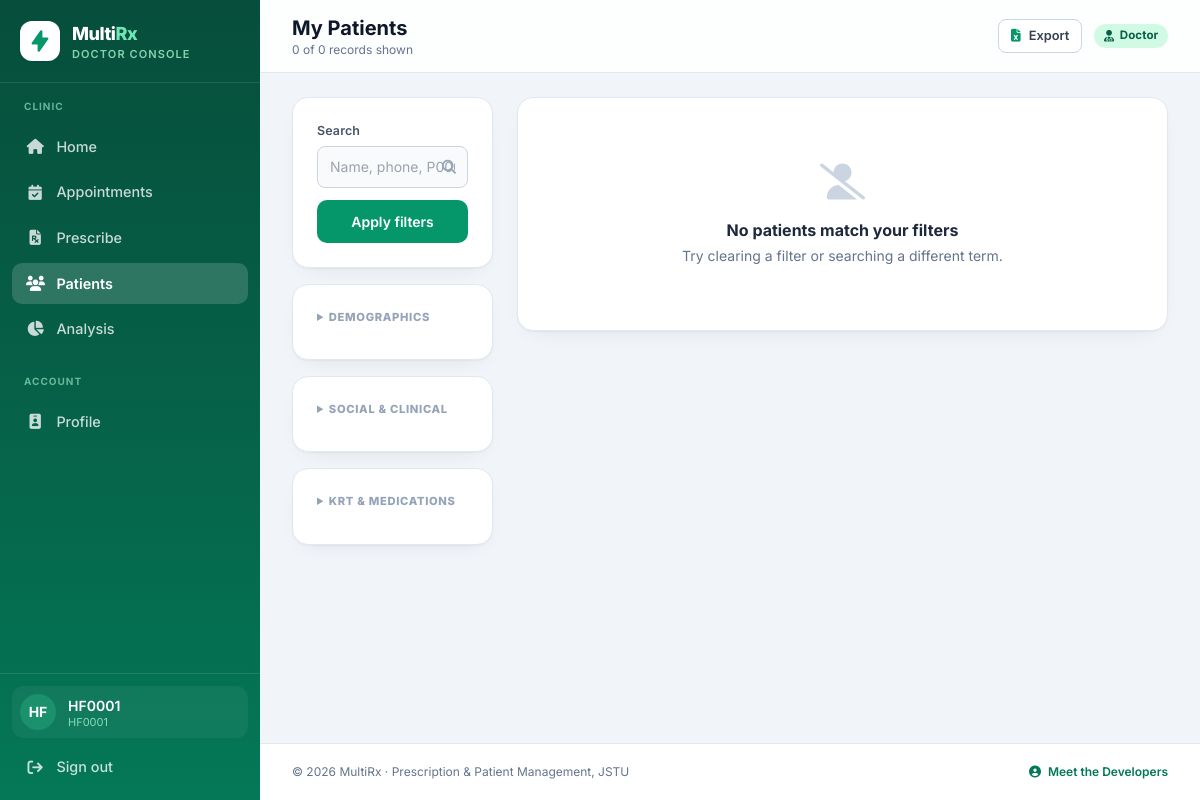
Before: /patients/ (signed in) with the older database file.
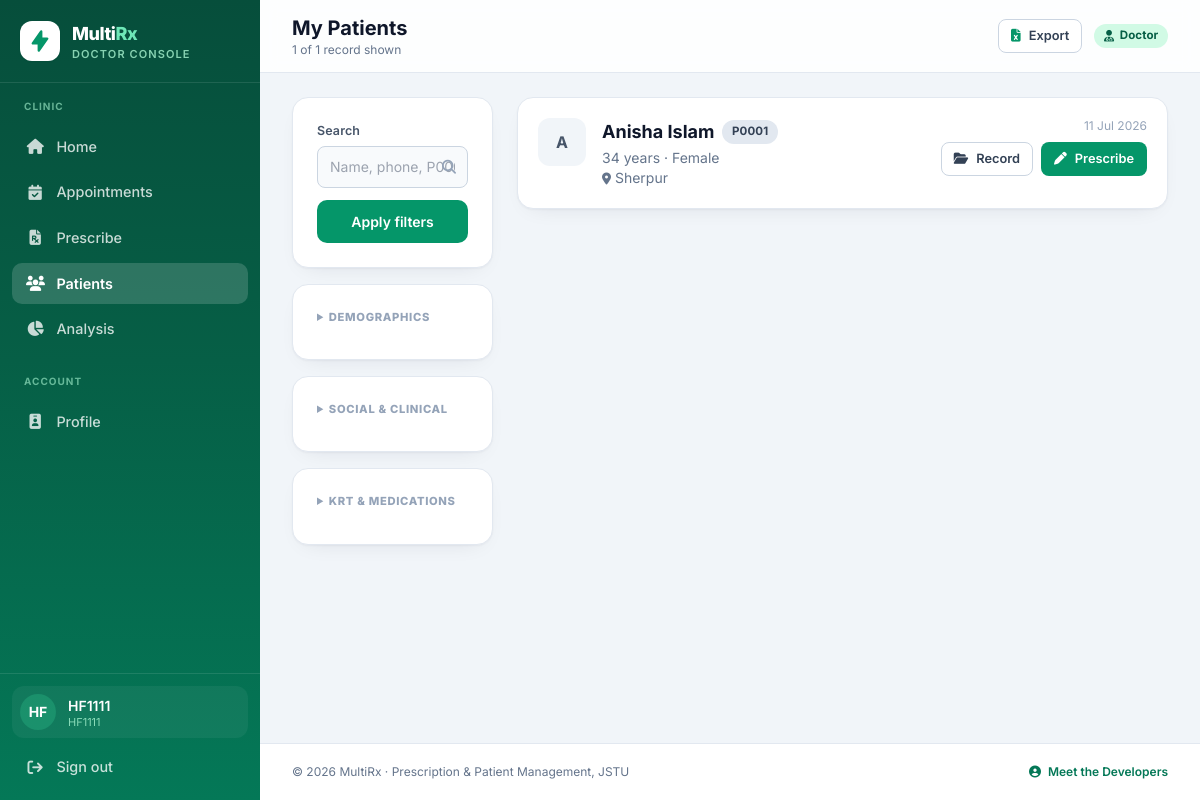
After: the same page with the newer database file.
### app/models.py (models this page shows, shortened)
class Doctor(AbstractUser):
    username = None  # Remove default username
    doctor_id = models.CharField(max_length=32, unique=True, verbose_name='Login ID')
    role = models.CharField(max_length=20, choices=ROLE_CHOICES, default=ROLE_DOCTOR)
    specialization = models.CharField(max_length=100, blank=True)
    phone = models.CharField(max_length=20, blank=True)
    bio = models.TextField(blank=True, null=True)
    profile_picture = models.ImageField(upload_to='profile_pics/', null=True, blank=True)
    USERNAME_FIELD = 'doctor_id'
    REQUIRED_FIELDS = []  # Do not include 'username' here
    objects = DoctorManager()
    @property
    def is_doctor(self):
        return self.role == ROLE_DOCTOR
    @property
    def is_receptionist(self):
        return self.role == ROLE_RECEPTIONIST
    @property
    def is_admin(self):
        return self.role == ROLE_ADMIN
    @property
    def role_label(self):
        return dict(ROLE_CHOICES).get(self.role, 'User')
    @property
    def display_name(self):
        name = f"{self.first_name} {self.last_name}".strip()
        if not name:
            return self.doctor_id
        if self.is_doctor and not name.lower().startswith(('dr.', 'dr ', 'prof')):
            return f"Dr. {name}"
        return name

class Patient(models.Model):
    doctor = models.ForeignKey(User, on_delete=models.CASCADE, related_name='patients')
    registered_by = models.ForeignKey(
        User, on_delete=models.SET_NULL, null=True, blank=True,
        related_name='registered_patients'
    )
    name = models.CharField(max_length=100)
    age = models.PositiveIntegerField()
    gender = models.CharField(max_length=10, choices=[('Male', 'Male'), ('Female', 'Female')])
    phone = models.CharField(max_length=20, blank=True)
    address = models.CharField(max_length=200)
    created_at = models.DateTimeField(auto_now_add=True)

### app/views.py (the view)
# urls.py: path('patients/', views.search_view, name='search'),
@login_required
def search_view(request):
    query, patient_qs = _search_patients(request)
    paginator = Paginator(patient_qs, 8)
    page_obj = paginator.get_page(request.GET.get("page"))
    context = {
        "results": page_obj,
        "page_obj": page_obj,
        "total_count": patients_for(request.user).count(),
        "search_count": paginator.count,
        "query": query,
        "gender_choices": Patient._meta.get_field('gender').choices,
        "education_choices": ClinicalResearchData.EDUCATION_CHOICES,
        "employment_choices": ClinicalResearchData.EMPLOYMENT_CHOICES,
        "smoking_choices": ClinicalResearchData.SMOKING_CHOICES,
        "modality_choices": ClinicalResearchData.MODALITY_CHOICES,
        "vascular_access_choices": ClinicalResearchData.VASCULAR_ACCESS_CHOICES,
        "selected_filters": request.GET,
        "queue_form": AppointmentForm() if request.user.is_receptionist else None,
    }
    return render(request, "app/search.html", context)

### app/templatetags/custom_filters.py (called while the page is built)
@register.filter
def patient_id_format(value):
    try:
        return f"P{int(value):04d}"  # nicer format
    except (TypeError, ValueError):
        return f"P{value}"

### app/views.py (called while the page is built, shortened)
def patients_for(user):
    if user.is_doctor:
        return Patient.objects.filter(doctor=user)
    return Patient.objects.all()

def _search_patients(request):
    query = request.GET.get('q', '').strip()
    patient_qs = patients_for(request.user).select_related('doctor').order_by('-created_at')
    exact_id_match = False
    return query, apply_research_filters(patient_qs, request)

### app/templates/app/search.html (shortened to what this page needs)
{% extends 'app/base.html' %}
{% load custom_filters %}
{% block page_title %}{% if user.is_receptionist %}Existing Patients{% else %}My Patients{% endif %}{% endblock %}
{% block page_subtitle %}{{ search_count }} of {{ total_count }} record{{ total_count|pluralize }} shown{% endblock %}
{% block actions %}
  <a href="{% url 'export_excel' %}?{{ request.GET.urlencode }}" class="btn btn-ghost btn-sm">
    <i class="fas fa-file-excel text-emerald-600"></i> <span class="hidden sm:inline">Export</span>
  </a>
{% endblock %}
{% block content %}
<div class="grid lg:grid-cols-4 gap-6">
  <form method="get" id="filter-form" class="lg:col-span-1 space-y-4">
    <div class="card card-pad">
      <label class="field-label" for="q">Search</label>
      <div class="relative">
        <input type="text" name="q" id="q" value="{{ query }}" class="form-input pr-9"
               placeholder="Name, phone, P0001, Pres12…" autocomplete="off">
        <i class="fas fa-magnifying-glass absolute right-3 top-1/2 -translate-y-1/2 text-slate-400 text-sm"></i>
      </div>
      <button type="submit" class="btn btn-primary w-full mt-3">Apply filters</button>
    </div>
    <details class="card card-pad" {% if selected_filters.gender or selected_filters.age_min or selected_filters.age_max %}open{% endif %}>
      <summary class="filter-title cursor-pointer select-none">Demographics</summary>
    </details>
    <details class="card card-pad">
      <summary class="filter-title cursor-pointer select-none">Social &amp; Clinical</summary>
    </details>
    <details class="card card-pad">
      <summary class="filter-title cursor-pointer select-none">KRT &amp; Medications</summary>
    </details>
  </form>
  <div class="lg:col-span-3 space-y-4">
    {% for patient in results %}
      <div class="card patient-card p-5">
        <div class="flex flex-wrap items-start gap-4">
          <div class="w-12 h-12 rounded-xl bg-slate-100 text-slate-600 font-bold flex items-center justify-center flex-shrink-0">
            {{ patient.name|slice:":1"|upper }}
          </div>
          <div class="min-w-0 flex-1">
            <div class="flex flex-wrap items-center gap-2">
              <a href="{% url 'patient_profile' patient.id %}" class="text-lg font-bold text-slate-900 hover:text-emerald-700">
                {{ patient.name }}
              </a>
              <span class="badge badge-slate">{{ patient.id|patient_id_format }}</span>
            </div>
            <p class="text-sm text-slate-500 mt-0.5">
              {{ patient.age }} years · {{ patient.gender }}
            </p>
            <p class="text-sm text-slate-500"><i class="fas fa-location-dot text-xs"></i> {{ patient.address }}</p>
          </div>
          <div class="flex flex-col items-end gap-2">
            <span class="text-xs text-slate-400">{{ patient.created_at|date:"j M Y" }}</span>
            <div class="flex gap-2">
              <a href="{% url 'patient_profile' patient.id %}" class="btn btn-ghost btn-sm">
                <i class="fas fa-folder-open"></i> Record
              </a>
              {% if user.is_doctor %}
                <a href="{% url 'prescribe_with_patient' patient.id %}" class="btn btn-primary btn-sm">
                  <i class="fas fa-pen"></i> Prescribe
                </a>
              {% endif %}
            </div>
          </div>
        </div>
      </div>
    {% empty %}
      <div class="card card-pad text-center py-16">
        <i class="fas fa-user-slash text-4xl text-slate-300 mb-4"></i>
        <h3 class="font-bold text-slate-800">No patients match your filters</h3>
        <p class="text-sm text-slate-500 mt-1">Try clearing a filter or searching a different term.</p>
      </div>
    {% endfor %}
  </div>
</div>
{% endblock %}

### app/templates/app/base.html (shortened to what the changed rows need)
{% load static %}
<!DOCTYPE html>
<html lang="en">
<head>
  <script src="https://cdn.tailwindcss.com"></script>
  <link rel="stylesheet" href="https://cdnjs.cloudflare.com/ajax/libs/font-awesome/6.4.0/css/all.min.css">
</head>
<body class="min-h-screen">
{% if user.is_authenticated %}
<div class="flex min-h-screen">
  <aside id="sidebar" class="sidebar flex-shrink-0 flex flex-col">
    <div class="px-5 py-5 flex items-center gap-3 border-b border-white/10">
      <div class="w-10 h-10 rounded-xl bg-white flex items-center justify-center shadow-sm">
        <svg xmlns="http://www.w3.org/2000/svg" class="h-6 w-6 text-emerald-600" viewBox="0 0 20 20" fill="currentColor">
          <path fill-rule="evenodd" d="M11.3 1.046A1 1 0 0112 2v5h4a1 1 0 01.82 1.573l-7 10A1 1 0 018 18v-5H4a1 1 0 01-.82-1.573l7-10a1 1 0 011.12-.38z" clip-rule="evenodd" />
        </svg>
      </div>
      <div class="leading-tight">
        <div class="text-lg font-extrabold text-white tracking-tight">
          Multi<span class="text-emerald-300">Rx</span>
        </div>
        <div class="text-[11px] uppercase tracking-widest text-emerald-200/80 font-semibold">
          {% if user.is_admin %}Admin Panel
          {% elif user.is_receptionist %}Reception Desk
          {% else %}Doctor Console{% endif %}
        </div>
      </div>
    </div>
    <nav class="flex-1 px-3 py-4 space-y-1 overflow-y-auto scroll-thin">
      {% if user.is_admin %}
        <p class="px-3 pb-2 text-[10px] font-bold uppercase tracking-widest text-emerald-200/60">Administration</p>
        <a href="{% url 'admin_dashboard' %}" class="nav-item" data-match="/manage/"><i class="fas fa-gauge-high"></i> Overview</a>
        <a href="{% url 'admin_accounts' %}" class="nav-item" data-match="/manage/accounts/"><i class="fas fa-users-gear"></i> Accounts</a>
        <a href="{% url 'admin_appointments' %}" class="nav-item" data-match="/manage/appointments/"><i class="fas fa-calendar-days"></i> All Appointments</a>
        <p class="px-3 pt-5 pb-2 text-[10px] font-bold uppercase tracking-widest text-emerald-200/60">Clinic Data</p>
        <a href="{% url 'search' %}" class="nav-item" data-match="/patients/"><i class="fas fa-users"></i> All Patients</a>
        <a href="{% url 'analysis' %}" class="nav-item" data-match="/analysis/"><i class="fas fa-chart-pie"></i> Analysis</a>
        <a href="/admin/" class="nav-item" target="_blank" rel="noopener"><i class="fas fa-database"></i> Django Admin</a>
      {% else %}
        <p class="px-3 pb-2 text-[10px] font-bold uppercase tracking-widest text-emerald-200/60">Clinic</p>
        <a href="{% url 'doctor_dashboard' %}" class="nav-item" data-match="/doctor/"><i class="fas fa-house"></i> Home</a>
        <a href="{% url 'doctor_appointments' %}" class="nav-item" data-match="/doctor/appointments/">
          <i class="fas fa-calendar-check"></i> Appointments
        </a>
        <a href="{% url 'prescribe' %}" class="nav-item" data-match="/prescribe/"><i class="fas fa-file-prescription"></i> Prescribe</a>
        <a href="{% url 'search' %}" class="nav-item" data-match="/patients/"><i class="fas fa-users"></i> Patients</a>
        <a href="{% url 'analysis' %}" class="nav-item" data-match="/analysis/"><i class="fas fa-chart-pie"></i> Analysis</a>
      {% endif %}
      <p class="px-3 pt-5 pb-2 text-[10px] font-bold uppercase tracking-widest text-emerald-200/60">Account</p>
      <a href="{% url 'profile' %}" class="nav-item" data-match="/profile/"><i class="fas fa-id-badge"></i> Profile</a>
    </nav>
    <div class="p-3 border-t border-white/10">
      <div class="flex items-center gap-3 px-2 py-2 rounded-xl bg-white/5">
        {% if user.profile_picture %}
          <img src="{{ user.profile_picture.url }}" alt="" class="w-9 h-9 rounded-full object-cover ring-2 ring-white/25">
        {% else %}
          <div class="w-9 h-9 rounded-full bg-emerald-400/25 flex items-center justify-center text-white font-bold text-sm">
            {{ user.doctor_id|slice:":2" }}
          </div>
        {% endif %}
        <div class="min-w-0 leading-tight">
          <p class="text-sm font-semibold text-white truncate">{{ user.display_name }}</p>
          <p class="text-[11px] text-emerald-200/80">{{ user.doctor_id }}</p>
        </div>
      </div>
      <a href="{% url 'logout' %}" class="nav-item mt-2"><i class="fas fa-arrow-right-from-bracket"></i> Sign out</a>
    </div>
  </aside>
  <div class="app-main flex-1 min-w-0 flex flex-col">
    <header class="topbar sticky top-0 z-40 bg-white/85 backdrop-blur border-b border-slate-200">
      <div class="px-4 sm:px-6 lg:px-8 py-3.5 flex items-center gap-4">
        <div class="min-w-0">
          <h1 class="text-lg sm:text-xl font-bold text-slate-900 truncate">{% block page_title %}Dashboard{% endblock %}</h1>
          <p class="text-xs text-slate-500 truncate">{% block page_subtitle %}{% endblock %}</p>
        </div>
        <div class="ml-auto flex items-center gap-2 sm:gap-3">
          {% block actions %}{% endblock %}
          <span class="hidden md:inline-flex badge
            {% if user.is_admin %}badge-slate{% elif user.is_receptionist %}badge-blue{% else %}badge-green{% endif %}">
            <i class="fas {% if user.is_admin %}fa-shield-halved{% elif user.is_receptionist %}fa-headset{% else %}fa-user-doctor{% endif %}"></i>
            {{ user.role_label }}
          </span>
        </div>
      </div>
    </header>
    <main class="flex-1 px-4 sm:px-6 lg:px-8 py-6">
      {% block content %}{% endblock %}
    </main>
    <footer class="px-4 sm:px-6 lg:px-8 py-5 border-t border-slate-200 bg-white">
      <div class="flex flex-col sm:flex-row items-center justify-between gap-3 text-xs text-slate-500">
        <p>&copy; {% now "Y" %} MultiRx · Prescription &amp; Patient Management, JSTU</p>
        <button type="button" onclick="openDevModal()" class="font-semibold text-emerald-700 hover:text-emerald-800">
          <i class="fas fa-user-circle mr-1"></i> Meet the Developers
        </button>
      </div>
    </footer>
  </div>
</div>
{% else %}
  {% block public_content %}{% endblock %}
{% endif %}
</body>
</html>

Changed rows visible on the page:
changed Doctor "HF": display_name "HF0001" → "HF1111"; doctor_id "HF0001" → "HF1111"
added Patient: name "A", name "Anisha Islam", id|patient_id_format "P0001", age "34", gender "Female", address "Sherpur", created_at "11 Jul 2026"
Other visible differences:
{{ search_count }}: "0" → "1"
{{ total_count }}: "0" → "1"
text no longer shown: "No patients match your filters Try clearing a filter or searching a different term."
